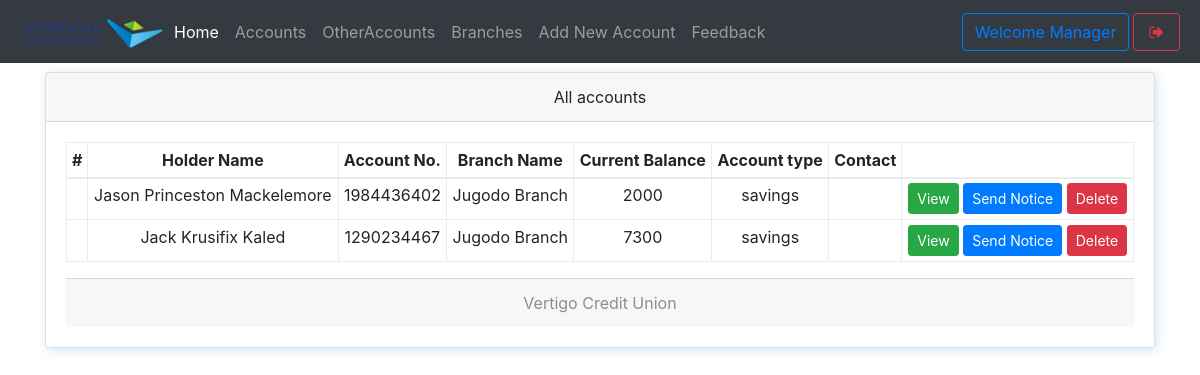
Page /manager (signed in) on the earlier database version.
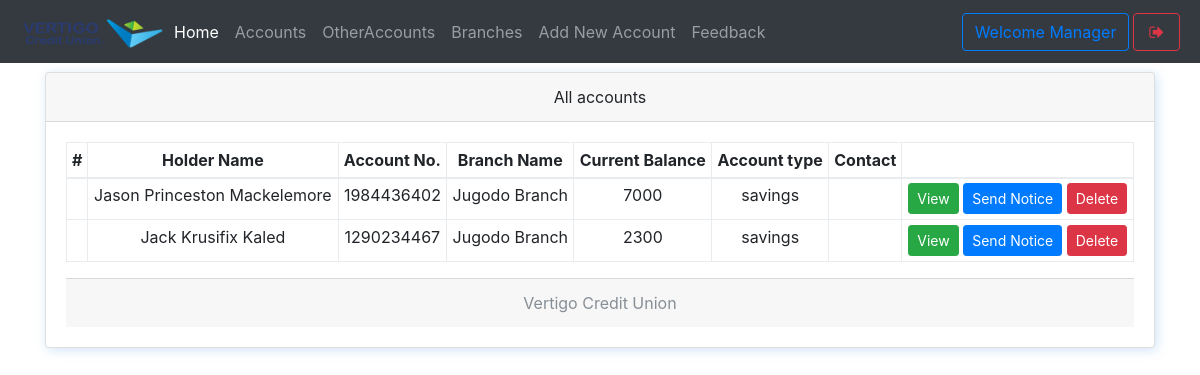
Same page on the later database version.
### core/models.py (models this page shows, shortened)
class Account(models.Model):
    user = models.OneToOneField(User,on_delete= models.CASCADE)
    account_number = models.CharField(max_length = 10,unique = True,validators=[numeric_validation])
    balance = models.BigIntegerField()
    branch  = models.ForeignKey(Branch,null = True,blank=True,on_delete=models.SET_NULL)
    account_type = models.CharField(max_length = 10, choices = (('current','current'),('savings','savings')),default = "savings")
    first_name = models.CharField(max_length = 256)
    middle_name = models.CharField(max_length = 256, blank = True)
    last_name = models.CharField(max_length = 256)
    dob = models.DateField(blank=True,null = True)
    gender = models.CharField(max_length= 2, choices=(('m',"male"),('f',"female")), blank=True)
    city = models.CharField(max_length= 20, blank=True)
    religion = models.CharField(max_length= 20, blank=True)
    marital_status = models.CharField(max_length= 2, choices=(('s',"Single"),('m',"Married")), blank=True)
    address = models.CharField(max_length= 40, blank=True)
    contact = models.CharField(max_length=12,blank=True, validators=[numeric_validation])
    means_of_id = models.CharField(max_length = 10, choices = (('nid','national id card'),('dl','driver licence'),('vc','Voters Card'),
    ('ip','International Passport')), blank=True)
    id_number = models.CharField(max_length= 20, blank=True)
    id_expiry_date = models.DateField(blank=True,auto_now_add=False,null=True)
    next_of_kin_title = models.CharField(max_length= 256, blank=True)
    next_of_kin_name = models.CharField(max_length= 256, blank=True)
    next_of_kin_email = models.EmailField(blank=True)
    next_of_kin_dob = models.DateField(blank=True, auto_now_add=False,null=True)
    next_of_kin_contact = models.CharField(max_length= 12, blank=True)
    date_created = models.DateTimeField(auto_now_add = True)

class Branch(models.Model):
    number = models.IntegerField()
    name = models.CharField(max_length=100)

### core/views.py (the view, shortened to what this page needs)
# urls.py: path('manager',ManagerDashboardView.as_view(),name="manager-index"),
class ManagerDashboardView(ManagerRequiredMixin,ListView):
    model = Account
    template_name = "manager/index.html"
    def get_queryset(self):
        return Account.objects.all().order_by("-date_created")

### core/views.py (called while the page is built)
    def test_func(self):
        return self.request.user.is_staff or self.request.user.usertype == "manager"

### core/templates/manager/index.html (shortened to what this page needs)
{% extends 'manager/manager-base.html' %}
{% block content %}
<div class="container">
    <div class="card w-100 text-center shadowBlue">
      <div class="card-header">
        All accounts
      </div>
      <div class="card-body">
       <table class="table table-bordered table-sm">
      <thead>
        <tr>
          <th scope="col">#</th>
          <th scope="col">Holder Name</th>
          <th scope="col">Account No.</th>
          <th scope="col">Branch Name</th>
          <th scope="col">Current Balance</th>
          <th scope="col">Account type</th>
          <th scope="col">Contact</th>
          <th scope="col"></th>
        </tr>
      </thead>
      <tbody>
        {% for obj in object_list %}
          <tr>
            <th scope="row">{{forloop.counter1}}</th>
            <td>{{obj.first_name}} {{obj.middle_name}} {{obj.last_name}}</td>
            <td>{{obj.account_number}}</td>
            <td>{{obj.branch.name}}</td>
            <td>{{obj.balance}}</td>
            <td>{{obj.account_type}}</td>
            <td></td>
            <td>
              <a href="{% url 'manager-account-view' obj.id %}" class='btn btn-success btn-sm' data-toggle='tooltip' title="View More info">View</a>
              <a href="{% url 'manager-notice-add' obj.user.id %}" class='btn btn-primary btn-sm' data-toggle='tooltip' title="Send notice to this">Send Notice</a>
              <a href="javascript:void(0)" class='btn btn-danger btn-sm' onclick="deleteuser('{{obj.id}}')" data-toggle="modal" data-target="#staticBackdrop" title="Delete this account">Delete</a>
            </td>
        {% empty %}
        <p class="text-center jumbotron">
            No Account Yet
        </p>
        {% endfor %}
      </tbody>
    </table>
      <div class="card-footer text-muted">
        {{request.bankname}}
      </div>
    </div>
{% endblock %}

### core/templates/manager/manager-base.html (shortened to what this page needs)
{% extends 'base.html' %}
{% load static %}
{% block body %}
<div style="background-size: 100%" class="bg-gradient-seconday">
<nav class="navbar navbar-expand-lg navbar-dark bg-dark fixed-top">
  <a href="{% url 'manager-index' %}" title="Home" rel="home">
    <img src="{% static 'themes/custom/vacu/logo.png' %}" alt="Home" style="width: 150px; object-fit: cover;object-position:center center;"/>
  </a>
  <div class="collapse navbar-collapse" id="navbarSupportedContent">
    <ul class="navbar-nav mr-auto">
      <li class="nav-item {% if request.path == '/manager' %}active{% endif %}">
        <a class="nav-link" href="{% url 'manager-index' %}">Home <span class="sr-only">(current)</span></a>
      </li>
      <li class="nav-item {% if request.path == '/manager/staffs' %}active{% endif %}">  <a class="nav-link" href="{% url 'manager-staff-list' %}">Accounts</a></li>
      <li class="nav-item {% if request.path == '/manager/otheraccounts' %}active{% endif %}">  <a class="nav-link" href="{% url 'manager-otheraccount' %}">OtherAccounts</a></li>
      <li class="nav-item {% if request.path == '/manager/branches' %}active{% endif %}">  <a class="nav-link" href="{% url 'manager-branch-list' %}">Branches</a></li>
      <li class="nav-item {% if request.path == '/manager/account/add' %}active{% endif %}">  <a class="nav-link" href="{% url 'manager-account-add' %}">Add New Account</a></li>
      <li class="nav-item {% if request.path == '/manager/feedbacks' %}active{% endif %}">  <a class="nav-link" href="{% url 'manager-feedbacks' %}">Feedback</a></li>
    </ul>
    <form class="form-inline my-2 my-lg-0">
        <button class="btn btn-outline-primary">Welcome Manager</button>
        <a href="{% url 'logout' %}" data-toggle="tooltip" title="Logout" class="btn btn-outline-danger mx-1" ><i class="fa fa-sign-out fa-fw"></i></a>
    </form>
  </div>
</nav><br><br><br>
{% block content %}
{% endblock %}
{% endblock %}

### core/templates/base.html (shortened to what this page needs)
{% load static %}
<!DOCTYPE html>
<html>
<head>
    <link rel="stylesheet" type="text/css" href="{% static 'css/bootstrap.min.css' %}">
    <link rel="stylesheet" type="text/css" href="{% static 'css/custom.css' %}">
    <link rel="stylesheet" type="text/css" href="{% static 'font-awesome/css/font-awesome.min.css' %}">
</head>
<body>
    {% block body %}
    {% endblock %}
</body>
</html>

### core/static/css/custom.css (style rules this page uses)
.shadowBlue { box-shadow: 2px 2px 11px #75b3e759 }

Differences in the rows shown:
changed Account "Jason": balance "2000" → "7000"
changed Account "Jack": balance "7300" → "2300"
